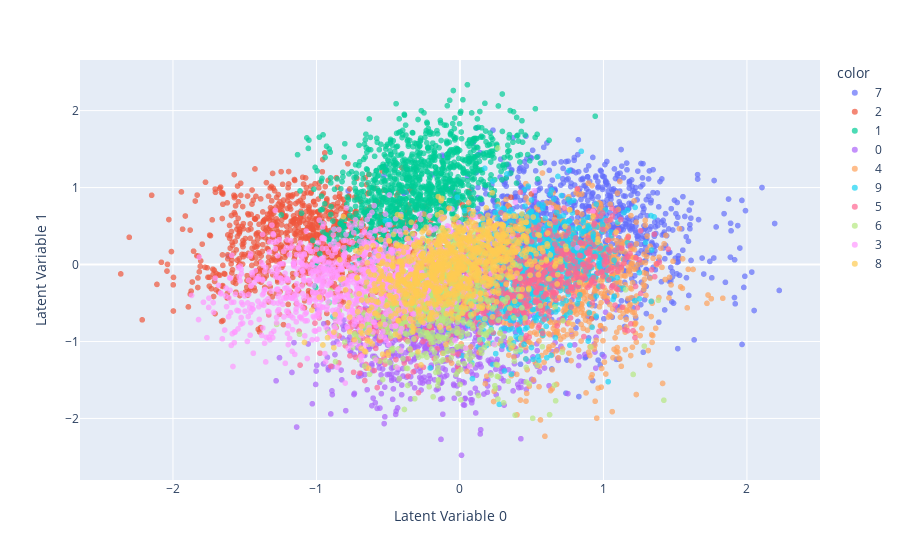

Write notebook code for a chart like this one.
### Code cell
encoded_samples = []
for sample in tqdm(testset):
    img = sample[0].unsqueeze(0)
    label = sample[1]
    # Encode image
    model.eval()
    with torch.no_grad():
        encoded_img  = model.encoder(img)
    # Append to list
    encoded_img = encoded_img.flatten().cpu().numpy()
    encoded_sample = {f"Latent Variable {i}": enc for i, enc in enumerate(encoded_img)}
    encoded_sample['label'] = label
    encoded_samples.append(encoded_sample)
    
encoded_samples = pd.DataFrame(encoded_samples)
#print(encoded_samples)

from sklearn.manifold import TSNE
from sklearn.metrics import davies_bouldin_score
from sklearn.metrics import calinski_harabasz_score
from sklearn.metrics import silhouette_score
import plotly.express as px

# #Davies-Bouldin Index
# db_index = davies_bouldin_score(encoded_samples, encoded_samples.label)
# print('Davies-Bouldin score :', db_index)

# #Calinski-Harabasz Index
# ch_score = calinski_harabasz_score(encoded_samples, encoded_samples.label)
# print('Calinski-Harabasz score:', ch_score)

#Silhouette Coefficient
#s_coeff = silhouette_score(encoded_samples, encoded_samples.label,  metric=metrics.PoincareDistance)
s_coeff = silhouette_score(encoded_samples, encoded_samples.label)
print('Silhouette score :',s_coeff)

px.scatter(encoded_samples, x='Latent Variable 0', y='Latent Variable 1', color=encoded_samples.label.astype(str), opacity=0.7)

### Figure 1 — Plotly figure (JSON) as saved in the notebook; plotly's stock layout.template omitted (floating-point values rounded to 4 significant figures; data arrays with more than 128 entries replaced by an {"elided": "..."} marker saying what was removed)
{"data": [{"hovertemplate": "color=7<br>Latent Variable 0=%{x}<br>Latent Variable 1=%{y}<extra></extra>", "legendgroup": "7", "marker": {"color": "#636efa", "opacity": 0.7, "symbol": "circle"}, "mode": "markers", "name": "7", "showlegend": true, "type": "scattergl", "x": {"elided": "1028 float values"}, "xaxis": "x", "y": {"elided": "1028 float values"}, "yaxis": "y"}, {"hovertemplate": "color=2<br>Latent Variable 0=%{x}<br>Latent Variable 1=%{y}<extra></extra>", "legendgroup": "2", "marker": {"color": "#EF553B", "opacity": 0.7, "symbol": "circle"}, "mode": "markers", "name": "2", "showlegend": true, "type": "scattergl", "x": {"elided": "1032 float values"}, "xaxis": "x", "y": {"elided": "1032 float values"}, "yaxis": "y"}, {"hovertemplate": "color=1<br>Latent Variable 0=%{x}<br>Latent Variable 1=%{y}<extra></extra>", "legendgroup": "1", "marker": {"color": "#00cc96", "opacity": 0.7, "symbol": "circle"}, "mode": "markers", "name": "1", "showlegend": true, "type": "scattergl", "x": {"elided": "1135 float values"}, "xaxis": "x", "y": {"elided": "1135 float values"}, "yaxis": "y"}, {"hovertemplate": "color=0<br>Latent Variable 0=%{x}<br>Latent Variable 1=%{y}<extra></extra>", "legendgroup": "0", "marker": {"color": "#ab63fa", "opacity": 0.7, "symbol": "circle"}, "mode": "markers", "name": "0", "showlegend": true, "type": "scattergl", "x": {"elided": "980 float values"}, "xaxis": "x", "y": {"elided": "980 float values"}, "yaxis": "y"}, {"hovertemplate": "color=4<br>Latent Variable 0=%{x}<br>Latent Variable 1=%{y}<extra></extra>", "legendgroup": "4", "marker": {"color": "#FFA15A", "opacity": 0.7, "symbol": "circle"}, "mode": "markers", "name": "4", "showlegend": true, "type": "scattergl", "x": {"elided": "982 float values"}, "xaxis": "x", "y": {"elided": "982 float values"}, "yaxis": "y"}, {"hovertemplate": "color=9<br>Latent Variable 0=%{x}<br>Latent Variable 1=%{y}<extra></extra>", "legendgroup": "9", "marker": {"color": "#19d3f3", "opacity": 0.7, "symbol": "circle"}, "mode": "markers", "name": "9", "showlegend": true, "type": "scattergl", "x": {"elided": "1009 float values"}, "xaxis": "x", "y": {"elided": "1009 float values"}, "yaxis": "y"}, {"hovertemplate": "color=5<br>Latent Variable 0=%{x}<br>Latent Variable 1=%{y}<extra></extra>", "legendgroup": "5", "marker": {"color": "#FF6692", "opacity": 0.7, "symbol": "circle"}, "mode": "markers", "name": "5", "showlegend": true, "type": "scattergl", "x": {"elided": "892 float values"}, "xaxis": "x", "y": {"elided": "892 float values"}, "yaxis": "y"}, {"hovertemplate": "color=6<br>Latent Variable 0=%{x}<br>Latent Variable 1=%{y}<extra></extra>", "legendgroup": "6", "marker": {"color": "#B6E880", "opacity": 0.7, "symbol": "circle"}, "mode": "markers", "name": "6", "showlegend": true, "type": "scattergl", "x": {"elided": "958 float values"}, "xaxis": "x", "y": {"elided": "958 float values"}, "yaxis": "y"}, {"hovertemplate": "color=3<br>Latent Variable 0=%{x}<br>Latent Variable 1=%{y}<extra></extra>", "legendgroup": "3", "marker": {"color": "#FF97FF", "opacity": 0.7, "symbol": "circle"}, "mode": "markers", "name": "3", "showlegend": true, "type": "scattergl", "x": {"elided": "1010 float values"}, "xaxis": "x", "y": {"elided": "1010 float values"}, "yaxis": "y"}, {"hovertemplate": "color=8<br>Latent Variable 0=%{x}<br>Latent Variable 1=%{y}<extra></extra>", "legendgroup": "8", "marker": {"color": "#FECB52", "opacity": 0.7, "symbol": "circle"}, "mode": "markers", "name": "8", "showlegend": true, "type": "scattergl", "x": {"elided": "974 float values"}, "xaxis": "x", "y": {"elided": "974 float values"}, "yaxis": "y"}], "layout": {"legend": {"title": {"text": "color"}, "tracegroupgap": 0}, "margin": {"t": 60}, "xaxis": {"anchor": "y", "domain": [0, 1], "title": {"text": "Latent Variable 0"}}, "yaxis": {"anchor": "x", "domain": [0, 1], "title": {"text": "Latent Variable 1"}}}}
